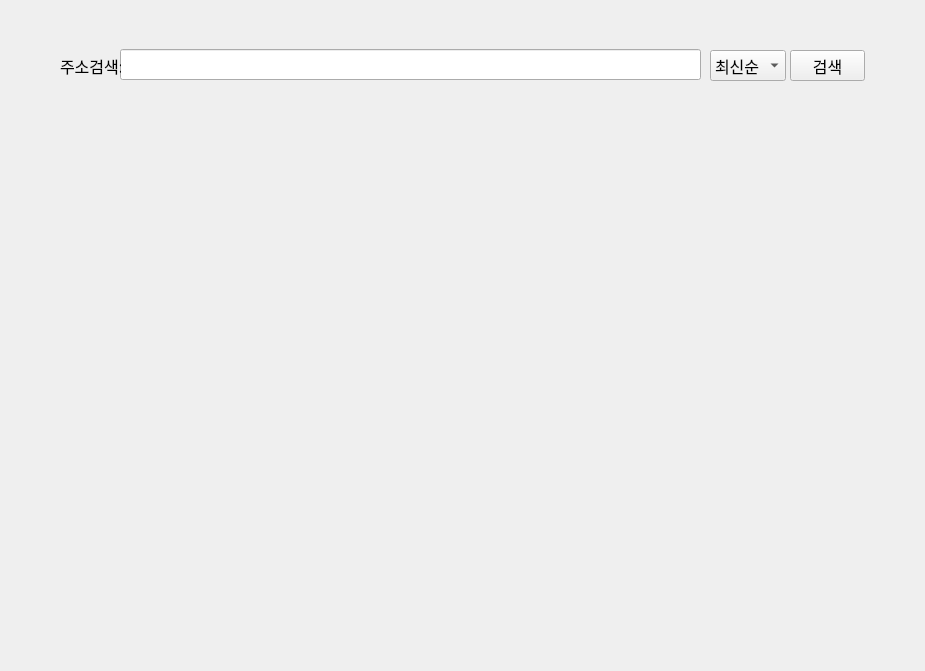
<?xml version="1.0" encoding="UTF-8"?>
<ui version="4.0">
 <class>main</class>
 <widget class="QWidget" name="main">
  <property name="geometry">
   <rect>
    <x>0</x>
    <y>0</y>
    <width>925</width>
    <height>671</height>
   </rect>
  </property>
  <property name="windowTitle">
   <string>Form</string>
  </property>
  <widget class="QLineEdit" name="searchline">
   <property name="geometry">
    <rect>
     <x>120</x>
     <y>49</y>
     <width>581</width>
     <height>31</height>
    </rect>
   </property>
  </widget>
  <widget class="QLabel" name="address">
   <property name="geometry">
    <rect>
     <x>60</x>
     <y>50</y>
     <width>61</width>
     <height>31</height>
    </rect>
   </property>
   <property name="font">
    <font>
     <family>배달의민족 한나체 Pro</family>
     <pointsize>12</pointsize>
    </font>
   </property>
   <property name="text">
    <string>주소검색:</string>
   </property>
  </widget>
  <widget class="QPushButton" name="search">
   <property name="geometry">
    <rect>
     <x>790</x>
     <y>50</y>
     <width>75</width>
     <height>31</height>
    </rect>
   </property>
   <property name="font">
    <font>
     <family>배달의민족 한나는 열한살</family>
     <pointsize>12</pointsize>
    </font>
   </property>
   <property name="text">
    <string>검색</string>
   </property>
  </widget>
  <widget class="QComboBox" name="searchcombo">
   <property name="geometry">
    <rect>
     <x>710</x>
     <y>50</y>
     <width>76</width>
     <height>31</height>
    </rect>
   </property>
   <property name="font">
    <font>
     <family>배달의민족 한나체 Pro</family>
     <pointsize>12</pointsize>
    </font>
   </property>
   <item>
    <property name="text">
     <string>최신순</string>
    </property>
   </item>
   <item>
    <property name="text">
     <string>평점순</string>
    </property>
   </item>
   <item>
    <property name="text">
     <string>리뷰순</string>
    </property>
   </item>
  </widget>
 </widget>
 <resources/>
 <connections/>
</ui>
